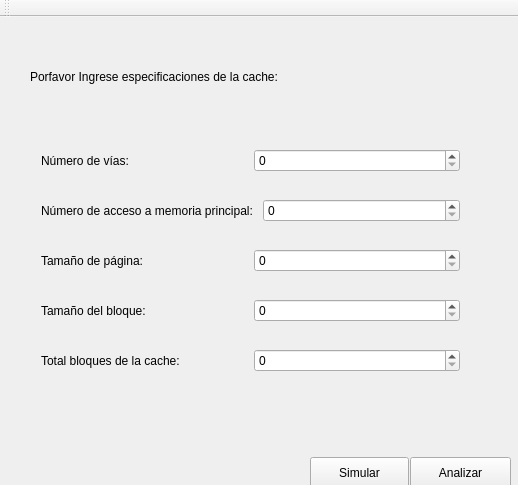
<?xml version="1.0" encoding="UTF-8"?>
<ui version="4.0">
 <class>cachegui</class>
 <widget class="QMainWindow" name="cachegui">
  <property name="geometry">
   <rect>
    <x>0</x>
    <y>0</y>
    <width>518</width>
    <height>485</height>
   </rect>
  </property>
  <property name="windowTitle">
   <string>Cache Simulator</string>
  </property>
  <widget class="QWidget" name="centralWidget">
   <widget class="QLabel" name="label_6">
    <property name="geometry">
     <rect>
      <x>30</x>
      <y>50</y>
      <width>441</width>
      <height>20</height>
     </rect>
    </property>
    <property name="text">
     <string>Porfavor Ingrese especificaciones de la cache: </string>
    </property>
   </widget>
   <widget class="QPushButton" name="Generar">
    <property name="geometry">
     <rect>
      <x>310</x>
      <y>440</y>
      <width>99</width>
      <height>31</height>
     </rect>
    </property>
    <property name="text">
     <string>Simular</string>
    </property>
   </widget>
   <widget class="QWidget" name="layoutWidget">
    <property name="geometry">
     <rect>
      <x>30</x>
      <y>100</y>
      <width>441</width>
      <height>291</height>
     </rect>
    </property>
    <layout class="QVBoxLayout" name="verticalLayout">
     <item>
      <layout class="QHBoxLayout" name="horizontalLayout_3">
       <item>
        <widget class="QLabel" name="label_4">
         <property name="text">
          <string>Número de vías: </string>
         </property>
        </widget>
       </item>
       <item>
        <widget class="QSpinBox" name="spinBox_2"/>
       </item>
      </layout>
     </item>
     <item>
      <layout class="QHBoxLayout" name="horizontalLayout_4">
       <item>
        <widget class="QLabel" name="label_5">
         <property name="text">
          <string>Número de acceso a memoria principal: </string>
         </property>
        </widget>
       </item>
       <item>
        <widget class="QSpinBox" name="spinBox_3"/>
       </item>
      </layout>
     </item>
     <item>
      <layout class="QHBoxLayout" name="horizontalLayout_5">
       <item>
        <widget class="QLabel" name="label_3">
         <property name="text">
          <string>Tamaño de página: </string>
         </property>
        </widget>
       </item>
       <item>
        <widget class="QSpinBox" name="spinBox_4"/>
       </item>
      </layout>
     </item>
     <item>
      <layout class="QHBoxLayout" name="horizontalLayout_2">
       <item>
        <widget class="QLabel" name="label_2">
         <property name="text">
          <string>Tamaño del bloque:</string>
         </property>
        </widget>
       </item>
       <item>
        <widget class="QSpinBox" name="spinBox"/>
       </item>
      </layout>
     </item>
     <item>
      <layout class="QHBoxLayout" name="horizontalLayout">
       <item>
        <widget class="QLabel" name="label">
         <property name="text">
          <string>Total bloques de la cache:</string>
         </property>
        </widget>
       </item>
       <item>
        <widget class="QSpinBox" name="cacheblocks"/>
       </item>
      </layout>
     </item>
    </layout>
   </widget>
   <widget class="QPushButton" name="analisis">
    <property name="geometry">
     <rect>
      <x>410</x>
      <y>440</y>
      <width>101</width>
      <height>31</height>
     </rect>
    </property>
    <property name="text">
     <string>Analizar</string>
    </property>
   </widget>
  </widget>
  <widget class="QToolBar" name="mainToolBar">
   <attribute name="toolBarArea">
    <enum>TopToolBarArea</enum>
   </attribute>
   <attribute name="toolBarBreak">
    <bool>false</bool>
   </attribute>
  </widget>
 </widget>
 <layoutdefault spacing="6" margin="11"/>
 <resources/>
 <connections/>
</ui>
